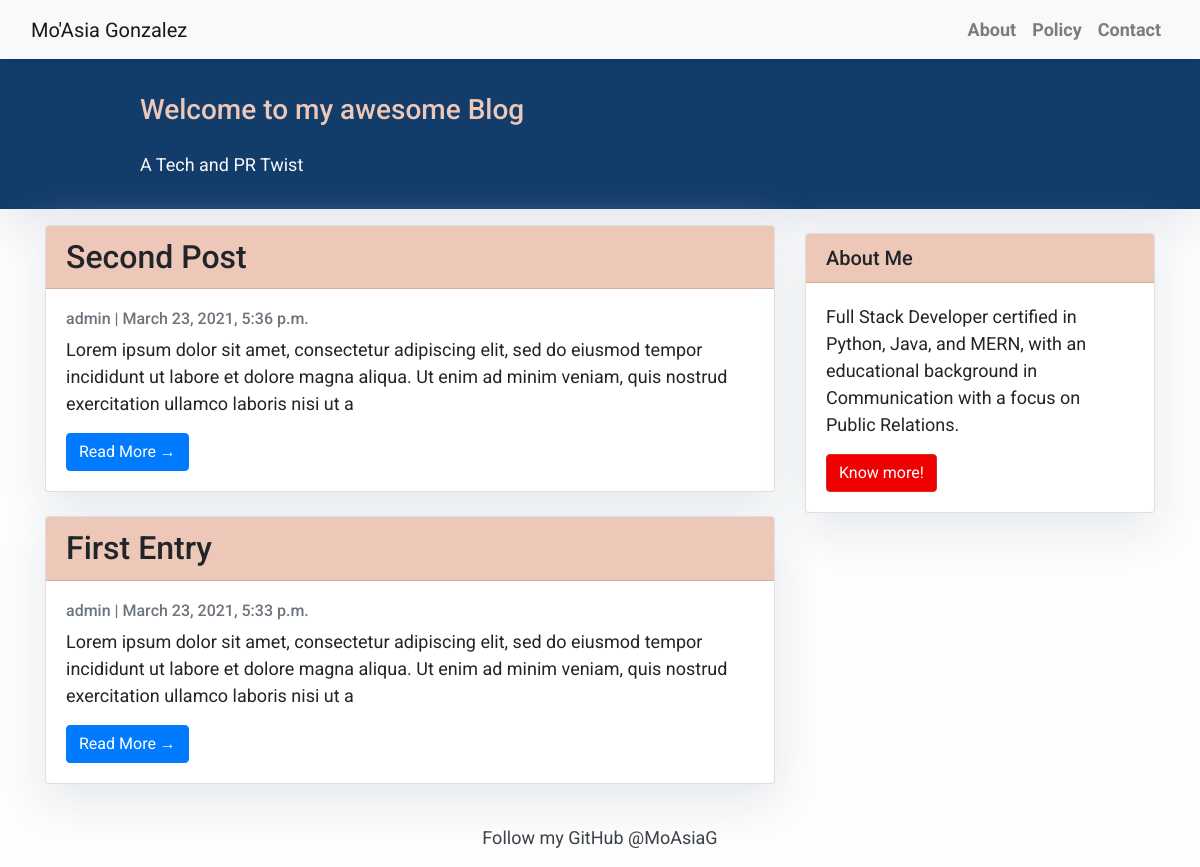
The page / on the database its author committed.
### blog/models.py (models this page shows, shortened)
class Post(models.Model):
    title = models.CharField(max_length=200, unique=True)
    slug = models.SlugField(max_length=200, unique=True)
    author = models.ForeignKey(
        User, on_delete=models.CASCADE, related_name='blog_posts')
    updated_on = models.DateTimeField(auto_now=True)
    content = models.TextField()
    created_on = models.DateTimeField(auto_now_add=True)
    status = models.IntegerField(choices=STATUS, default=0)
    class Meta:
        ordering = ['-created_on']

### blog/views.py (the view)
# urls.py: path('', views.PostList.as_view(), name='home'),
class PostList(generic.ListView):
    queryset = Post.objects.filter(status=1)
    template_name = 'index.html'
    paginate_by = 3

### templates/index.html (shortened to what this page needs)
{% extends "base.html" %}
{% block content %}
<header class="masthead">
    <div class="container">
        <div class="row">
            <div class=" col-md-8 col-md-10 mx-auto">
                <div class="site-heading">
                    <h3 class=" site-heading my-4 mt-3"> Welcome to my awesome Blog </h3>
                    <p class="text-light">A Tech and PR Twist &nbsp
                    </p>
                </div>
            </div>
        </div>
    </div>
</header>
<div class="container">
    <div class="row">
        <div class="col-md-8 mt-3 left">
            {% for post in post_list %}
            <div class="card mb-4">
                <h2 class="card-header">{{ post.title }}</h2>
                <div class="card-body">
                    <p class="card-text text-muted h6">{{ post.author }} | {{ post.created_on}} </p>
                    <p class="card-text">{{post.content|slice:":200" }}</p>
                    <a href="{% url 'post_detail' post.slug  %}" class="btn btn-primary">Read More &rarr;</a>
                </div>
            </div>
            {% endfor %}
        </div>
        {% block sidebar %} {% include 'sidebar.html' %} {% endblock sidebar %}
    </div>
</div>
{%endblock%}

### templates/base.html (style rules this page uses)
body { font-family: "Roboto", sans-serif; font-size: 17px; background-color: #fdfdfd; }
.masthead { background: #123c69; height: auto; padding-bottom: 15px; box-shadow: 0 16px 48px #e3e7eb; padding-top: 10px; color: #edc7b7; }

### templates/index.html (style rules this page uses)
body { font-family: "Roboto", sans-serif; font-size: 18px; background-color: #fdfdfd; }
.card { box-shadow: 0 16px 48px #E3E7EB; }
.card-header { background-color: #edc7b7; }

### templates/sidebar.html (style rules this page uses)
.card { box-shadow: 0 16px 48px #E3E7EB; }

### rows shown on the page
Post: title "Second Post", author "admin", created_on "March 23, 2021, 5:36 p.m.", content "Lorem ipsum dolor sit amet, consectetur adipiscing elit, sed do eiusmod tempor incididunt ut labore et dolore magna aliqua. Ut enim ad minim veniam, quis nostrud exercitation ullamco laboris nisi ut a"
Post: title "First Entry", author "admin", created_on "March 23, 2021, 5:33 p.m.", content "Lorem ipsum dolor sit amet, consectetur adipiscing elit, sed do eiusmod tempor incididunt ut labore et dolore magna aliqua. Ut enim ad minim veniam, quis nostrud exercitation ullamco laboris nisi ut a"
